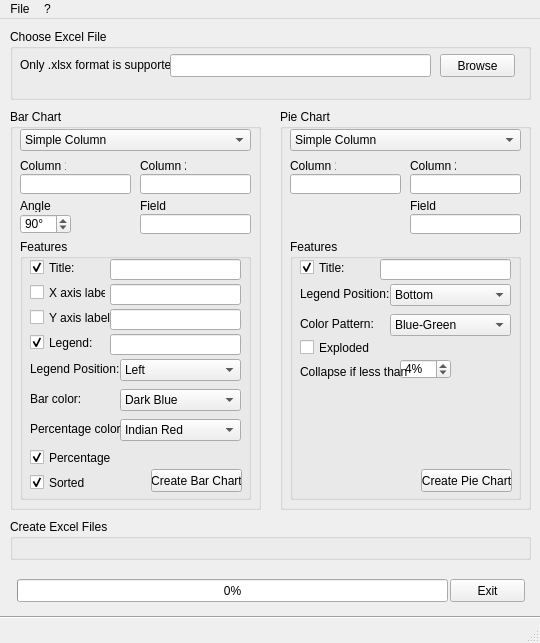
<?xml version="1.0" encoding="UTF-8"?>
<ui version="4.0">
 <class>MainWindow</class>
 <widget class="QMainWindow" name="MainWindow">
  <property name="geometry">
   <rect>
    <x>0</x>
    <y>0</y>
    <width>540</width>
    <height>643</height>
   </rect>
  </property>
  <property name="sizePolicy">
   <sizepolicy hsizetype="Preferred" vsizetype="Preferred">
    <horstretch>2</horstretch>
    <verstretch>2</verstretch>
   </sizepolicy>
  </property>
  <property name="acceptDrops">
   <bool>false</bool>
  </property>
  <property name="windowTitle">
   <string>MainWindow</string>
  </property>
  <property name="layoutDirection">
   <enum>Qt::LeftToRight</enum>
  </property>
  <property name="autoFillBackground">
   <bool>true</bool>
  </property>
  <widget class="QWidget" name="centralwidget">
   <widget class="QPushButton" name="pushButton_exit">
    <property name="geometry">
     <rect>
      <x>450</x>
      <y>560</y>
      <width>75</width>
      <height>23</height>
     </rect>
    </property>
    <property name="text">
     <string>Exit</string>
    </property>
   </widget>
   <widget class="QGroupBox" name="groupBox">
    <property name="geometry">
     <rect>
      <x>10</x>
      <y>10</y>
      <width>521</width>
      <height>71</height>
     </rect>
    </property>
    <property name="title">
     <string>Choose Excel File</string>
    </property>
    <widget class="QLabel" name="label">
     <property name="geometry">
      <rect>
       <x>10</x>
       <y>15</y>
       <width>151</width>
       <height>41</height>
      </rect>
     </property>
     <property name="minimumSize">
      <size>
       <width>0</width>
       <height>41</height>
      </size>
     </property>
     <property name="maximumSize">
      <size>
       <width>16777215</width>
       <height>41</height>
      </size>
     </property>
     <property name="sizeIncrement">
      <size>
       <width>2</width>
       <height>2</height>
      </size>
     </property>
     <property name="baseSize">
      <size>
       <width>0</width>
       <height>2</height>
      </size>
     </property>
     <property name="acceptDrops">
      <bool>true</bool>
     </property>
     <property name="text">
      <string>Only .xlsx format is supported</string>
     </property>
    </widget>
    <widget class="QLineEdit" name="lineEdit_selected">
     <property name="geometry">
      <rect>
       <x>160</x>
       <y>25</y>
       <width>261</width>
       <height>23</height>
      </rect>
     </property>
    </widget>
    <widget class="QPushButton" name="pushButton_browse">
     <property name="geometry">
      <rect>
       <x>430</x>
       <y>25</y>
       <width>75</width>
       <height>23</height>
      </rect>
     </property>
     <property name="text">
      <string>Browse</string>
     </property>
    </widget>
   </widget>
   <widget class="QGroupBox" name="groupBox_2">
    <property name="geometry">
     <rect>
      <x>10</x>
      <y>90</y>
      <width>251</width>
      <height>401</height>
     </rect>
    </property>
    <property name="title">
     <string>Bar Chart</string>
    </property>
    <widget class="QComboBox" name="comboBox_bar">
     <property name="geometry">
      <rect>
       <x>10</x>
       <y>20</y>
       <width>231</width>
       <height>22</height>
      </rect>
     </property>
     <item>
      <property name="text">
       <string>Simple Column</string>
      </property>
     </item>
     <item>
      <property name="text">
       <string>2 Column</string>
      </property>
     </item>
     <item>
      <property name="text">
       <string>Batch Process</string>
      </property>
     </item>
    </widget>
    <widget class="QGroupBox" name="groupBox_5">
     <property name="geometry">
      <rect>
       <x>10</x>
       <y>130</y>
       <width>231</width>
       <height>261</height>
      </rect>
     </property>
     <property name="title">
      <string>Features</string>
     </property>
     <widget class="QCheckBox" name="checkBox_Btitle">
      <property name="geometry">
       <rect>
        <x>10</x>
        <y>20</y>
        <width>70</width>
        <height>17</height>
       </rect>
      </property>
      <property name="text">
       <string>Title:</string>
      </property>
      <property name="checked">
       <bool>true</bool>
      </property>
     </widget>
     <widget class="QCheckBox" name="checkBox_Bylabel">
      <property name="geometry">
       <rect>
        <x>10</x>
        <y>70</y>
        <width>81</width>
        <height>17</height>
       </rect>
      </property>
      <property name="text">
       <string>Y axis label:</string>
      </property>
     </widget>
     <widget class="QCheckBox" name="checkBox_Bxlabel">
      <property name="geometry">
       <rect>
        <x>10</x>
        <y>45</y>
        <width>76</width>
        <height>17</height>
       </rect>
      </property>
      <property name="text">
       <string>X axis label:</string>
      </property>
     </widget>
     <widget class="QCheckBox" name="checkBox_Blegend">
      <property name="geometry">
       <rect>
        <x>10</x>
        <y>95</y>
        <width>70</width>
        <height>17</height>
       </rect>
      </property>
      <property name="text">
       <string>Legend:</string>
      </property>
      <property name="checked">
       <bool>true</bool>
      </property>
     </widget>
     <widget class="QLineEdit" name="lineEdit_Btitle">
      <property name="geometry">
       <rect>
        <x>90</x>
        <y>20</y>
        <width>131</width>
        <height>21</height>
       </rect>
      </property>
     </widget>
     <widget class="QLineEdit" name="lineEdit_Bxlabel">
      <property name="geometry">
       <rect>
        <x>90</x>
        <y>45</y>
        <width>131</width>
        <height>21</height>
       </rect>
      </property>
     </widget>
     <widget class="QLineEdit" name="lineEdit_Bylabel">
      <property name="geometry">
       <rect>
        <x>90</x>
        <y>70</y>
        <width>131</width>
        <height>21</height>
       </rect>
      </property>
     </widget>
     <widget class="QLineEdit" name="lineEdit_Blegend">
      <property name="geometry">
       <rect>
        <x>90</x>
        <y>95</y>
        <width>131</width>
        <height>21</height>
       </rect>
      </property>
     </widget>
     <widget class="QComboBox" name="comboBox_Blegend">
      <property name="geometry">
       <rect>
        <x>100</x>
        <y>120</y>
        <width>121</width>
        <height>22</height>
       </rect>
      </property>
      <item>
       <property name="text">
        <string>Left</string>
       </property>
      </item>
      <item>
       <property name="text">
        <string>Right</string>
       </property>
      </item>
      <item>
       <property name="text">
        <string>Bottom</string>
       </property>
      </item>
     </widget>
     <widget class="QLabel" name="label_9">
      <property name="geometry">
       <rect>
        <x>10</x>
        <y>120</y>
        <width>91</width>
        <height>20</height>
       </rect>
      </property>
      <property name="text">
       <string>Legend Position:</string>
      </property>
     </widget>
     <widget class="QCheckBox" name="checkBox_Bpercentage">
      <property name="geometry">
       <rect>
        <x>10</x>
        <y>210</y>
        <width>81</width>
        <height>17</height>
       </rect>
      </property>
      <property name="text">
       <string>Percentage</string>
      </property>
      <property name="checked">
       <bool>true</bool>
      </property>
     </widget>
     <widget class="QPushButton" name="pushButton_Bprocess">
      <property name="geometry">
       <rect>
        <x>131</x>
        <y>230</y>
        <width>91</width>
        <height>23</height>
       </rect>
      </property>
      <property name="text">
       <string>Create Bar Chart</string>
      </property>
     </widget>
     <widget class="QCheckBox" name="checkBox_Psorted">
      <property name="geometry">
       <rect>
        <x>10</x>
        <y>235</y>
        <width>81</width>
        <height>17</height>
       </rect>
      </property>
      <property name="text">
       <string>Sorted</string>
      </property>
      <property name="checked">
       <bool>true</bool>
      </property>
     </widget>
     <widget class="QComboBox" name="comboBox_Bbcolor">
      <property name="geometry">
       <rect>
        <x>100</x>
        <y>150</y>
        <width>121</width>
        <height>22</height>
       </rect>
      </property>
      <item>
       <property name="text">
        <string>Dark Blue</string>
       </property>
      </item>
      <item>
       <property name="text">
        <string>Blue</string>
       </property>
      </item>
      <item>
       <property name="text">
        <string>Shutter Blue</string>
       </property>
      </item>
      <item>
       <property name="text">
        <string>Dark Green</string>
       </property>
      </item>
      <item>
       <property name="text">
        <string>Yellow</string>
       </property>
      </item>
      <item>
       <property name="text">
        <string>Dark Pink</string>
       </property>
      </item>
     </widget>
     <widget class="QLabel" name="label_13">
      <property name="geometry">
       <rect>
        <x>10</x>
        <y>150</y>
        <width>91</width>
        <height>20</height>
       </rect>
      </property>
      <property name="text">
       <string>Bar color:</string>
      </property>
     </widget>
     <widget class="QComboBox" name="comboBox_Bpcolor">
      <property name="geometry">
       <rect>
        <x>100</x>
        <y>180</y>
        <width>121</width>
        <height>22</height>
       </rect>
      </property>
      <item>
       <property name="text">
        <string>Indian Red</string>
       </property>
      </item>
      <item>
       <property name="text">
        <string>Red</string>
       </property>
      </item>
      <item>
       <property name="text">
        <string>Orange</string>
       </property>
      </item>
      <item>
       <property name="text">
        <string>Purple</string>
       </property>
      </item>
      <item>
       <property name="text">
        <string>Light Green</string>
       </property>
      </item>
      <item>
       <property name="text">
        <string>Light Blue</string>
       </property>
      </item>
     </widget>
     <widget class="QLabel" name="label_14">
      <property name="geometry">
       <rect>
        <x>10</x>
        <y>180</y>
        <width>91</width>
        <height>20</height>
       </rect>
      </property>
      <property name="text">
       <string>Percentage color:</string>
      </property>
     </widget>
    </widget>
    <widget class="QLineEdit" name="lineEdit_Bcolumn1">
     <property name="geometry">
      <rect>
       <x>10</x>
       <y>65</y>
       <width>111</width>
       <height>20</height>
      </rect>
     </property>
    </widget>
    <widget class="QLabel" name="label_2">
     <property name="geometry">
      <rect>
       <x>10</x>
       <y>50</y>
       <width>46</width>
       <height>13</height>
      </rect>
     </property>
     <property name="text">
      <string>Column 1</string>
     </property>
    </widget>
    <widget class="QLabel" name="label_3">
     <property name="geometry">
      <rect>
       <x>130</x>
       <y>50</y>
       <width>46</width>
       <height>13</height>
      </rect>
     </property>
     <property name="text">
      <string>Column 2</string>
     </property>
    </widget>
    <widget class="QLineEdit" name="lineEdit_Bcolumn2">
     <property name="geometry">
      <rect>
       <x>130</x>
       <y>65</y>
       <width>111</width>
       <height>20</height>
      </rect>
     </property>
    </widget>
    <widget class="QLabel" name="label_6">
     <property name="geometry">
      <rect>
       <x>130</x>
       <y>90</y>
       <width>46</width>
       <height>13</height>
      </rect>
     </property>
     <property name="text">
      <string>Field</string>
     </property>
    </widget>
    <widget class="QLineEdit" name="lineEdit_Bfield">
     <property name="geometry">
      <rect>
       <x>130</x>
       <y>105</y>
       <width>111</width>
       <height>20</height>
      </rect>
     </property>
     <property name="text">
      <string/>
     </property>
    </widget>
    <widget class="QLabel" name="label_8">
     <property name="geometry">
      <rect>
       <x>10</x>
       <y>90</y>
       <width>46</width>
       <height>13</height>
      </rect>
     </property>
     <property name="text">
      <string>Angle</string>
     </property>
    </widget>
    <widget class="QSpinBox" name="spinBox_Bangle">
     <property name="geometry">
      <rect>
       <x>10</x>
       <y>105</y>
       <width>51</width>
       <height>20</height>
      </rect>
     </property>
     <property name="toolTip">
      <string/>
     </property>
     <property name="specialValueText">
      <string/>
     </property>
     <property name="suffix">
      <string>°</string>
     </property>
     <property name="value">
      <number>90</number>
     </property>
    </widget>
   </widget>
   <widget class="QGroupBox" name="groupBox_3">
    <property name="geometry">
     <rect>
      <x>280</x>
      <y>90</y>
      <width>251</width>
      <height>401</height>
     </rect>
    </property>
    <property name="title">
     <string>Pie Chart</string>
    </property>
    <widget class="QComboBox" name="comboBox_pie">
     <property name="geometry">
      <rect>
       <x>10</x>
       <y>20</y>
       <width>231</width>
       <height>22</height>
      </rect>
     </property>
     <item>
      <property name="text">
       <string>Simple Column</string>
      </property>
     </item>
     <item>
      <property name="text">
       <string>2 Column</string>
      </property>
     </item>
     <item>
      <property name="text">
       <string>Batch Process</string>
      </property>
     </item>
    </widget>
    <widget class="QLabel" name="label_4">
     <property name="geometry">
      <rect>
       <x>130</x>
       <y>50</y>
       <width>46</width>
       <height>13</height>
      </rect>
     </property>
     <property name="text">
      <string>Column 2</string>
     </property>
    </widget>
    <widget class="QGroupBox" name="groupBox_6">
     <property name="geometry">
      <rect>
       <x>10</x>
       <y>130</y>
       <width>231</width>
       <height>261</height>
      </rect>
     </property>
     <property name="title">
      <string>Features</string>
     </property>
     <widget class="QLineEdit" name="lineEdit_Ptitle">
      <property name="geometry">
       <rect>
        <x>90</x>
        <y>20</y>
        <width>131</width>
        <height>21</height>
       </rect>
      </property>
     </widget>
     <widget class="QCheckBox" name="checkBox_Ptitle">
      <property name="geometry">
       <rect>
        <x>10</x>
        <y>20</y>
        <width>70</width>
        <height>17</height>
       </rect>
      </property>
      <property name="text">
       <string>Title:</string>
      </property>
      <property name="checked">
       <bool>true</bool>
      </property>
     </widget>
     <widget class="QCheckBox" name="checkBox_Pexploded">
      <property name="geometry">
       <rect>
        <x>10</x>
        <y>100</y>
        <width>81</width>
        <height>17</height>
       </rect>
      </property>
      <property name="text">
       <string>Exploded</string>
      </property>
     </widget>
     <widget class="QLabel" name="label_10">
      <property name="geometry">
       <rect>
        <x>10</x>
        <y>45</y>
        <width>91</width>
        <height>20</height>
       </rect>
      </property>
      <property name="text">
       <string>Legend Position:</string>
      </property>
     </widget>
     <widget class="QComboBox" name="comboBox_Plegend">
      <property name="geometry">
       <rect>
        <x>100</x>
        <y>45</y>
        <width>121</width>
        <height>22</height>
       </rect>
      </property>
      <item>
       <property name="text">
        <string>Bottom</string>
       </property>
      </item>
      <item>
       <property name="text">
        <string>Side</string>
       </property>
      </item>
     </widget>
     <widget class="QPushButton" name="pushButton_Pprocess">
      <property name="geometry">
       <rect>
        <x>131</x>
        <y>230</y>
        <width>91</width>
        <height>23</height>
       </rect>
      </property>
      <property name="text">
       <string>Create Pie Chart</string>
      </property>
     </widget>
     <widget class="QSpinBox" name="spinBox_Pcollapsed">
      <property name="geometry">
       <rect>
        <x>110</x>
        <y>120</y>
        <width>51</width>
        <height>20</height>
       </rect>
      </property>
      <property name="toolTip">
       <string/>
      </property>
      <property name="specialValueText">
       <string notr="true"/>
      </property>
      <property name="suffix">
       <string>%</string>
      </property>
      <property name="value">
       <number>4</number>
      </property>
     </widget>
     <widget class="QLabel" name="label_11">
      <property name="geometry">
       <rect>
        <x>10</x>
        <y>125</y>
        <width>131</width>
        <height>16</height>
       </rect>
      </property>
      <property name="text">
       <string>Collapse if less than</string>
      </property>
     </widget>
     <widget class="QComboBox" name="comboBox_Pcolor">
      <property name="geometry">
       <rect>
        <x>100</x>
        <y>75</y>
        <width>121</width>
        <height>22</height>
       </rect>
      </property>
      <item>
       <property name="text">
        <string>Blue-Green</string>
       </property>
      </item>
      <item>
       <property name="text">
        <string>Color Mix</string>
       </property>
      </item>
      <item>
       <property name="text">
        <string>Dark</string>
       </property>
      </item>
     </widget>
     <widget class="QLabel" name="label_12">
      <property name="geometry">
       <rect>
        <x>10</x>
        <y>75</y>
        <width>91</width>
        <height>20</height>
       </rect>
      </property>
      <property name="text">
       <string>Color Pattern:</string>
      </property>
     </widget>
    </widget>
    <widget class="QLabel" name="label_5">
     <property name="geometry">
      <rect>
       <x>10</x>
       <y>50</y>
       <width>46</width>
       <height>13</height>
      </rect>
     </property>
     <property name="text">
      <string>Column 1</string>
     </property>
    </widget>
    <widget class="QLineEdit" name="lineEdit_Pcolumn1">
     <property name="geometry">
      <rect>
       <x>10</x>
       <y>65</y>
       <width>111</width>
       <height>20</height>
      </rect>
     </property>
    </widget>
    <widget class="QLineEdit" name="lineEdit_Pcolumn2">
     <property name="geometry">
      <rect>
       <x>130</x>
       <y>65</y>
       <width>111</width>
       <height>20</height>
      </rect>
     </property>
    </widget>
    <widget class="QLineEdit" name="lineEdit_Pfield">
     <property name="geometry">
      <rect>
       <x>130</x>
       <y>105</y>
       <width>111</width>
       <height>20</height>
      </rect>
     </property>
     <property name="text">
      <string/>
     </property>
    </widget>
    <widget class="QLabel" name="label_7">
     <property name="geometry">
      <rect>
       <x>130</x>
       <y>90</y>
       <width>46</width>
       <height>13</height>
      </rect>
     </property>
     <property name="text">
      <string>Field</string>
     </property>
    </widget>
   </widget>
   <widget class="QGroupBox" name="groupBox_4">
    <property name="geometry">
     <rect>
      <x>10</x>
      <y>500</y>
      <width>521</width>
      <height>41</height>
     </rect>
    </property>
    <property name="title">
     <string>Create Excel Files</string>
    </property>
   </widget>
   <widget class="Line" name="line">
    <property name="geometry">
     <rect>
      <x>0</x>
      <y>590</y>
      <width>541</width>
      <height>16</height>
     </rect>
    </property>
    <property name="orientation">
     <enum>Qt::Horizontal</enum>
    </property>
   </widget>
   <widget class="QProgressBar" name="progressBar">
    <property name="geometry">
     <rect>
      <x>17</x>
      <y>560</y>
      <width>431</width>
      <height>23</height>
     </rect>
    </property>
    <property name="value">
     <number>0</number>
    </property>
   </widget>
  </widget>
  <widget class="QStatusBar" name="statusbar"/>
  <widget class="QMenuBar" name="menubar">
   <property name="geometry">
    <rect>
     <x>0</x>
     <y>0</y>
     <width>540</width>
     <height>21</height>
    </rect>
   </property>
   <widget class="QMenu" name="menuFile">
    <property name="title">
     <string>File</string>
    </property>
    <addaction name="actionOpen"/>
    <addaction name="actionExit"/>
   </widget>
   <widget class="QMenu" name="menuAbout">
    <property name="title">
     <string>?</string>
    </property>
    <addaction name="actionHelp"/>
    <addaction name="actionAbout"/>
   </widget>
   <addaction name="menuFile"/>
   <addaction name="menuAbout"/>
  </widget>
  <action name="actionOpen">
   <property name="text">
    <string>Browse</string>
   </property>
  </action>
  <action name="actionExit">
   <property name="text">
    <string>Exit</string>
   </property>
  </action>
  <action name="actionHelp">
   <property name="text">
    <string>Help</string>
   </property>
  </action>
  <action name="actionAbout">
   <property name="text">
    <string>About</string>
   </property>
  </action>
 </widget>
 <resources/>
 <connections/>
</ui>
